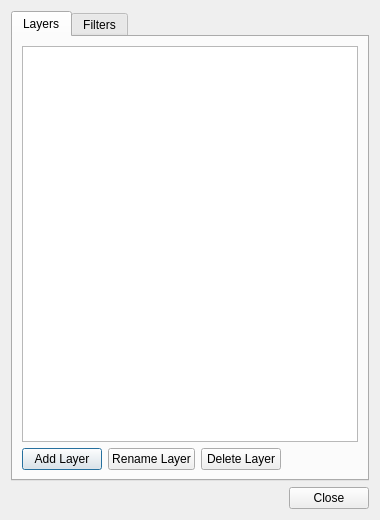
<?xml version="1.0" encoding="UTF-8"?>
<ui version="4.0">
 <class>fso::fred::dialogs::LayerManagerDialog</class>
 <widget class="QDialog" name="fso::fred::dialogs::LayerManagerDialog">
  <property name="geometry">
   <rect>
    <x>0</x>
    <y>0</y>
    <width>380</width>
    <height>520</height>
   </rect>
  </property>
  <property name="windowTitle">
   <string>Visibility Layers</string>
  </property>
  <layout class="QVBoxLayout" name="mainLayout">
   <item>
    <widget class="QTabWidget" name="tabWidget">
     <property name="currentIndex">
      <number>0</number>
     </property>
     <widget class="QWidget" name="layersTab">
      <attribute name="title">
       <string>Layers</string>
      </attribute>
      <layout class="QVBoxLayout" name="layersLayout">
       <item>
        <widget class="QListWidget" name="layerList"/>
       </item>
       <item>
        <layout class="QHBoxLayout" name="layerButtonsLayout">
         <item>
          <widget class="QPushButton" name="addLayerButton">
           <property name="text">
            <string>Add Layer</string>
           </property>
          </widget>
         </item>
         <item>
          <widget class="QPushButton" name="renameLayerButton">
           <property name="text">
            <string>Rename Layer</string>
           </property>
          </widget>
         </item>
         <item>
          <widget class="QPushButton" name="deleteLayerButton">
           <property name="text">
            <string>Delete Layer</string>
           </property>
          </widget>
         </item>
         <item>
          <spacer name="layerButtonsSpacer">
           <property name="orientation">
            <enum>Qt::Horizontal</enum>
           </property>
           <property name="sizeHint" stdset="0">
            <size>
             <width>40</width>
             <height>20</height>
            </size>
           </property>
          </spacer>
         </item>
        </layout>
       </item>
      </layout>
     </widget>
     <widget class="QWidget" name="filtersTab">
      <attribute name="title">
       <string>Filters</string>
      </attribute>
      <layout class="QVBoxLayout" name="filtersLayout">
       <item>
        <widget class="QGroupBox" name="objectTypesGroup">
         <property name="title">
          <string>Object Types</string>
         </property>
         <layout class="QGridLayout" name="objectTypesLayout">
          <item row="0" column="0">
           <widget class="QCheckBox" name="showShipsCheck">
            <property name="text">
             <string>Ships</string>
            </property>
           </widget>
          </item>
          <item row="1" column="0">
           <widget class="QCheckBox" name="showStartsCheck">
            <property name="text">
             <string>Player Starts</string>
            </property>
           </widget>
          </item>
          <item row="2" column="0">
           <widget class="QCheckBox" name="showWaypointsCheck">
            <property name="text">
             <string>Waypoints</string>
            </property>
           </widget>
          </item>
          <item row="0" column="1">
           <widget class="QCheckBox" name="showPropsCheck">
            <property name="text">
             <string>Props</string>
            </property>
           </widget>
          </item>
          <item row="1" column="1">
           <widget class="QCheckBox" name="showJumpNodesCheck">
            <property name="text">
             <string>Jump Nodes</string>
            </property>
           </widget>
          </item>
          <item row="2" column="1">
           <widget class="QCheckBox" name="showCoordinatePointsCheck">
            <property name="text">
             <string>Coordinate Points</string>
            </property>
           </widget>
          </item>
         </layout>
        </widget>
       </item>
       <item>
        <widget class="QGroupBox" name="iffGroup">
         <property name="title">
          <string>IFF Teams</string>
         </property>
         <layout class="QVBoxLayout" name="iffGroupLayout">
          <item>
           <widget class="QScrollArea" name="iffScrollArea">
            <property name="frameShape">
             <enum>QFrame::NoFrame</enum>
            </property>
            <property name="widgetResizable">
             <bool>true</bool>
            </property>
            <widget class="QWidget" name="iffScrollContents">
             <layout class="QVBoxLayout" name="iffLayout">
              <item>
               <spacer name="iffSpacer">
                <property name="orientation">
                 <enum>Qt::Vertical</enum>
                </property>
                <property name="sizeHint" stdset="0">
                 <size>
                  <width>20</width>
                  <height>40</height>
                 </size>
                </property>
               </spacer>
              </item>
             </layout>
            </widget>
           </widget>
          </item>
         </layout>
        </widget>
       </item>
      </layout>
     </widget>
    </widget>
   </item>
   <item>
    <widget class="QDialogButtonBox" name="buttonBox">
     <property name="orientation">
      <enum>Qt::Horizontal</enum>
     </property>
     <property name="standardButtons">
      <set>QDialogButtonBox::Close</set>
     </property>
    </widget>
   </item>
  </layout>
 </widget>
 <tabstops>
  <tabstop>tabWidget</tabstop>
  <tabstop>layerList</tabstop>
  <tabstop>addLayerButton</tabstop>
  <tabstop>deleteLayerButton</tabstop>
  <tabstop>showShipsCheck</tabstop>
  <tabstop>showPropsCheck</tabstop>
  <tabstop>showStartsCheck</tabstop>
  <tabstop>showJumpNodesCheck</tabstop>
  <tabstop>showWaypointsCheck</tabstop>
  <tabstop>iffScrollArea</tabstop>
 </tabstops>
 <resources/>
 <connections>
  <connection>
   <sender>buttonBox</sender>
   <signal>rejected()</signal>
   <receiver>fso::fred::dialogs::LayerManagerDialog</receiver>
   <slot>accept()</slot>
   <hints>
    <hint type="sourcelabel">
     <x>190</x>
     <y>380</y>
    </hint>
    <hint type="destinationlabel">
     <x>190</x>
     <y>200</y>
    </hint>
   </hints>
  </connection>
 </connections>
</ui>
